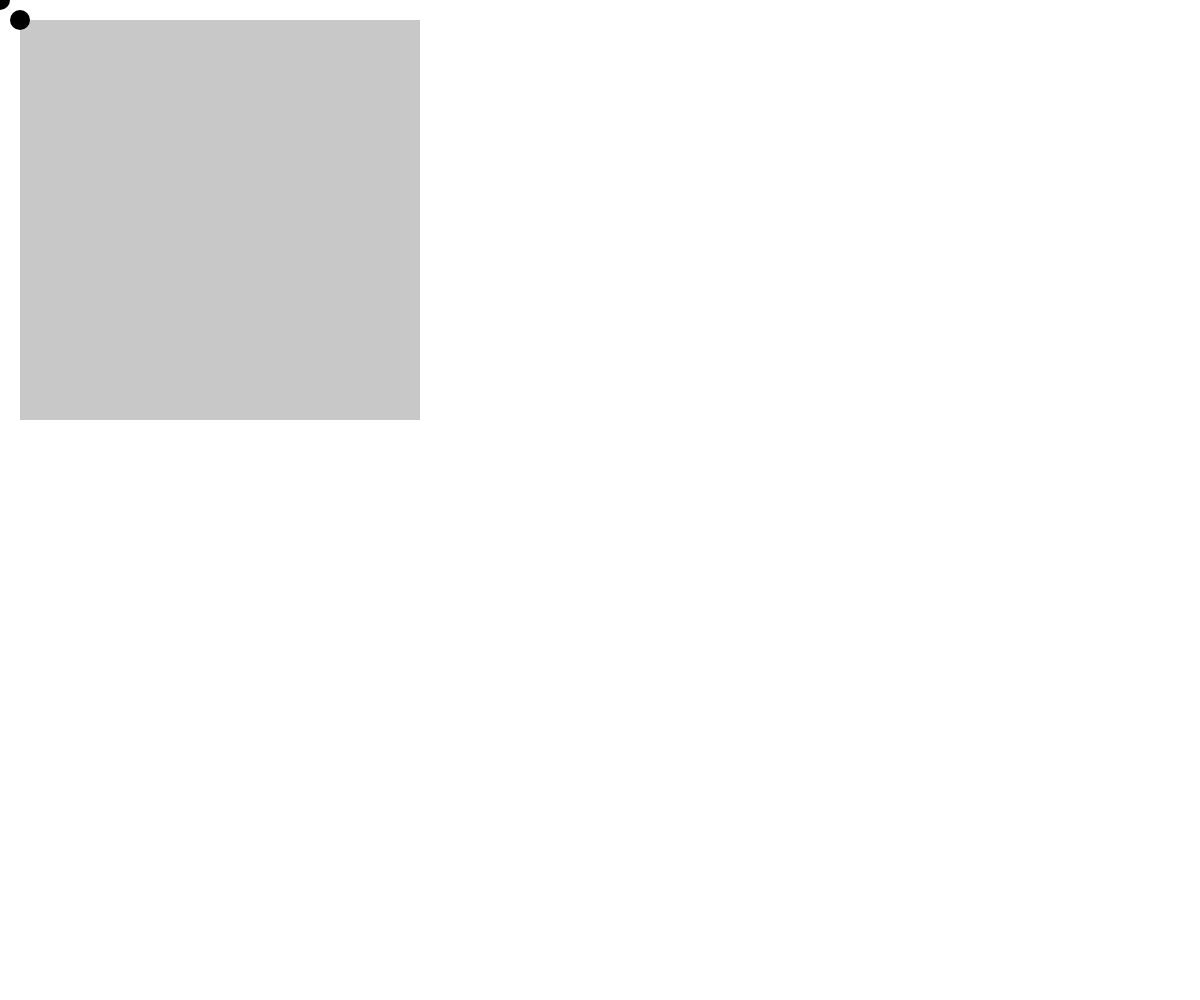
Frame 1 (no input)
Frame 60 (no input): identical to frame 1, image omitted
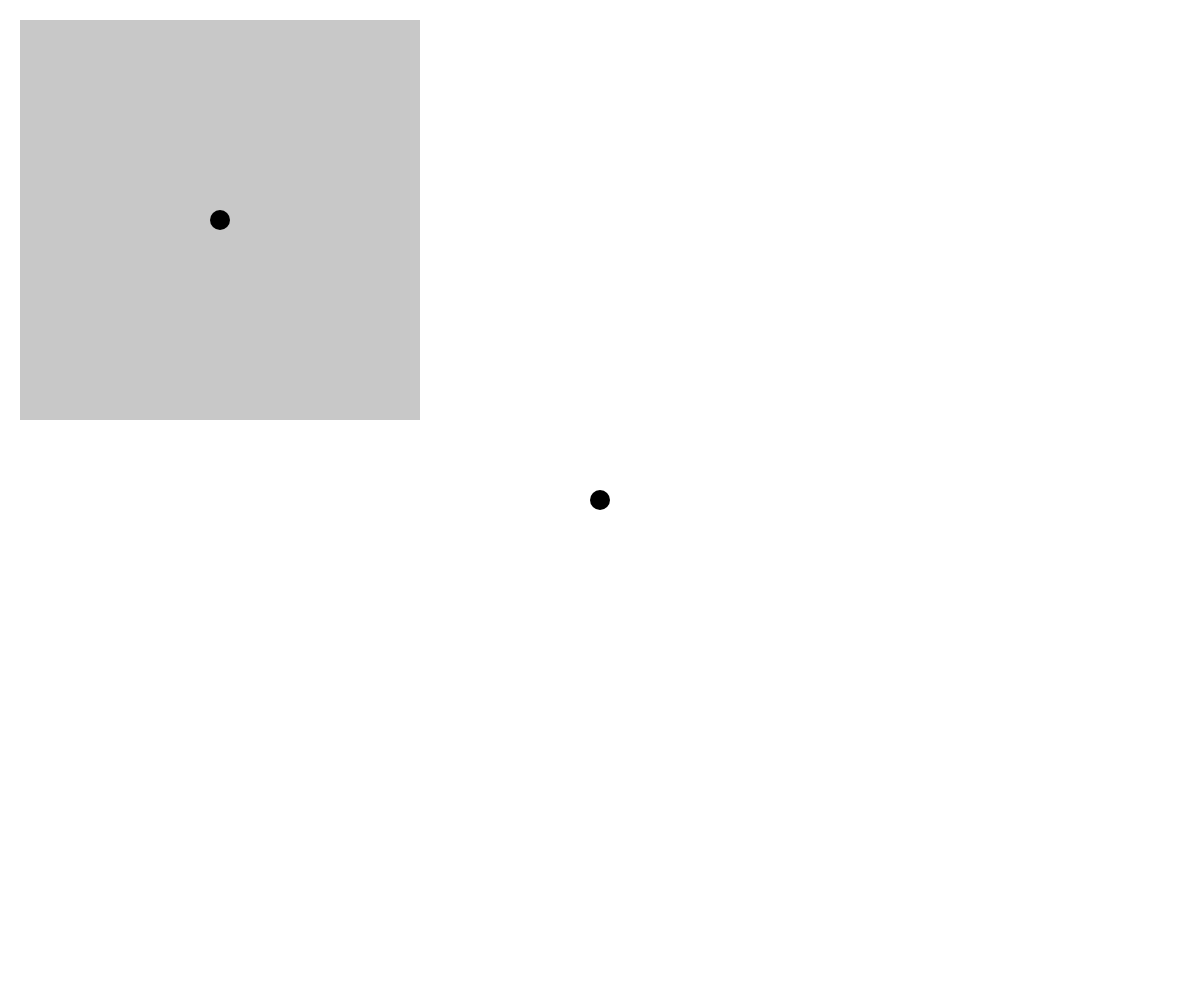
Frame 120 (the mouse pressed at the canvas centre since frame 60)

The p5.js sketch that drew these frames (run headless with seeded random() and noise() and a simulated clock; from frame 60 on, the mouse is pressed at the canvas centre):

// p5.js sketch
// ── sketch.js
function setup() {
	createCanvas(windowWidth, windowHeight);

  
}

function draw() {
	background(255);

var x = 20;
var y = 20;
var w = 400;
var h = 400;


noStroke();
fill(200);
rect(x, y, w, h);



fill(0);
ellipse(mouseX, mouseY, 20,20);

  ellipse(
  	map(mouseX,0, width, x, w+x),
  	map(mouseY,0, height, y, h+y),  	
  	20,
  	20

);
}
